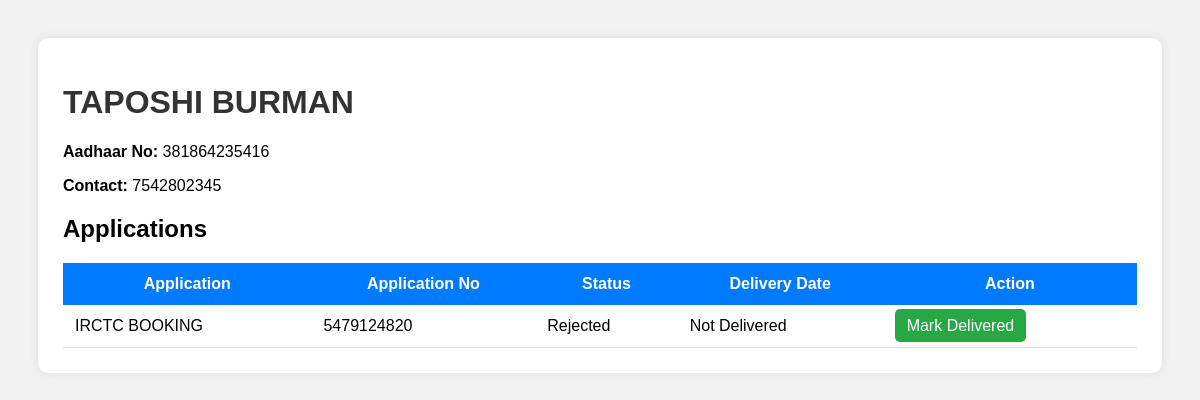
/customer/3/, run on an earlier commit of the app's database.
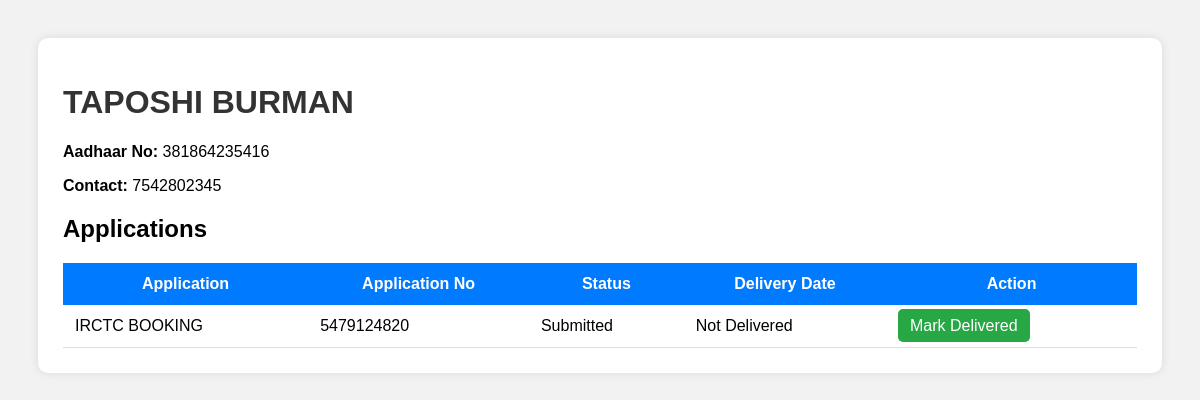
And on a later commit of the database.
### customers_app/models.py (models this page shows, shortened)
class Application(models.Model):
    STATUS_CHOICES = [
        ('Pending', 'Pending'),
        ('Submitted', 'Submitted'),
        ('In Process', 'In Process'),
        ('Approved', 'Approved'),
        ('Rejected', 'Rejected'),
        ('Delivered', 'Delivered'),
    ]
    customer = models.ForeignKey(Customer, on_delete=models.CASCADE)
    application_name = models.CharField(max_length=100)
    application_no = models.CharField(max_length=100)
    application_date = models.DateField()
    status_updated_at = models.DateTimeField(auto_now=True)
    delivery_date = models.DateTimeField(null=True, blank=True)
    status = models.CharField(
        max_length=20,
        choices=STATUS_CHOICES,
        default='Pending'
    )
    remarks = models.TextField(blank=True)

### customers_app/views.py (the view)
# urls.py: path('customer/<int:customer_id>/', views.customer_detail, name='customer_detail'),
def customer_detail(request, customer_id):
    customer = get_object_or_404(Customer, id=customer_id)
    applications = Application.objects.filter(customer=customer)
    return render(request, 'customer_detail.html', {
        'customer': customer,
        'applications': applications
    })

### templates/customer_detail.html (shortened to what this page needs)
<!DOCTYPE html>
<html>
<head>
</head>
<body>
<div class="container">
    <h1>{{ customer.name }}</h1>
    <div class="info">
        <p>
            <strong>Aadhaar No:</strong>
            {{ customer.aadhaar_no }}
        </p>
        <p>
            <strong>Contact:</strong>
            {{ customer.contact_no }}
        </p>
    </div>
    <h2>Applications</h2>
    <table>
        <tr>
            <th>Application</th>
            <th>Application No</th>
            <th>Status</th>
            <th>Delivery Date</th>
            <th>Action</th>
        </tr>
        {% for app in applications %}
        <tr>
            <td>{{ app.application_name }}</td>
            <td>{{ app.application_no }}</td>
            <td>{{ app.status }}</td>
            <td>
                {% if app.delivery_date %}
                    {{ app.delivery_date }}
                {% else %}
                    Not Delivered
                {% endif %}
            </td>
            <td>
                {% if app.status != 'Delivered' %}
                    <a
                        class="btn"
                        href="/update-status/{{ app.id }}/"
                    >
                        Mark Delivered
                    </a>
                {% else %}
                    <span class="delivered">
                        Delivered
                    </span>
                {% endif %}
            </td>
        </tr>
        {% empty %}
        <tr>
            <td colspan="5">
                No applications found.
            </td>
        </tr>
        {% endfor %}
    </table>
</div>
</body>
</html>

What changed in the data, as far as the page shows it:
changed Application "IRCTC BOOKING": status "Rejected" → "Submitted"
